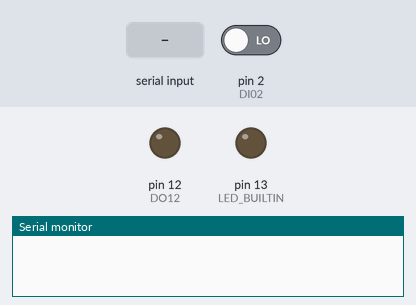
Recording of a sketch running on a simulated Arduino Uno, built with avr-gcc and run on an emulated ATmega328P. Parts: output pins drawn as LEDs (lit = HIGH), the last lines printed to the serial monitor. Inputs (shaded band) come from the test bench; at power-on: pin 2 (DI02) LOW.

Above: at 1.2 s.
1.3 s: "on\n" received over Serial
At 1.6 s:
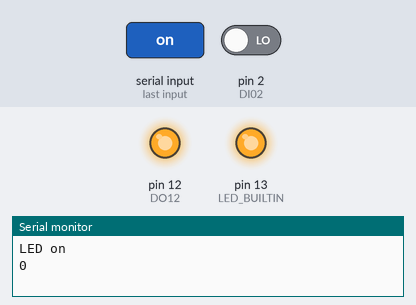
2.8 s: "off\n" received over Serial
At 4.0 s:
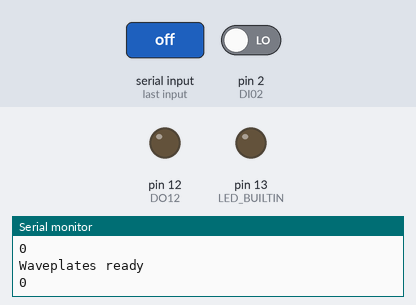
Timing chart, 0 to 5.8 s (numbered marks = the images above; inputs shaded):
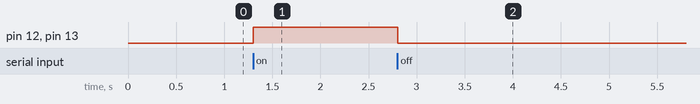

Measured:
- after the input at 1.3 s, pin 12 (DO12), pin 13 (LED_BUILTIN): LOW → HIGH at once
- after the input at 2.8 s, pin 12 (DO12), pin 13 (LED_BUILTIN): HIGH → LOW at once

The sketch:

parallelArduino.ino
```cpp
String (InBytes);

int DO12 = 12; // Declare which digital output will be used to create trigger pulse
int DI02 = 2; // Declare digital input (just used for testing)

// Note that on my arduino, DO12 is connected to DI02 by jumper wire (this was just for testing)

int OutBytes; //Serial commands send from Arduino

void setup() {
  // put your setup code here, to run once:
Serial.begin(9600);
Serial.flush();

pinMode(DO12, OUTPUT); // Set pin 12 as digital out
pinMode(DI02, INPUT); // Set pin 02 as digital in
pinMode(LED_BUILTIN,OUTPUT);
}

void loop() {
  // put your main code here, to run repeatedly:
if (Serial.available()>0){
  InBytes = Serial.readStringUntil('\n'); //Serial commands sent from python
  if (InBytes == "on"){
    digitalWrite(LED_BUILTIN,HIGH); //Use internal LED just for testing
    digitalWrite(DO12,HIGH);        // Physically set DO12 to high
    Serial.write("LED on \n");      // Send serial command back to Python (not really needed)

    OutBytes = digitalRead(DI02);   //Read voltage on DI02
    Serial.println(OutBytes);       //Send this voltage to python via serial comms
  }
  if (InBytes == "off"){
    digitalWrite(LED_BUILTIN,LOW);
    digitalWrite(DO12,LOW);
    Serial.write("Waveplates ready \n");

    OutBytes = digitalRead(DI02);
    Serial.println(OutBytes);
  }
}
}
```
